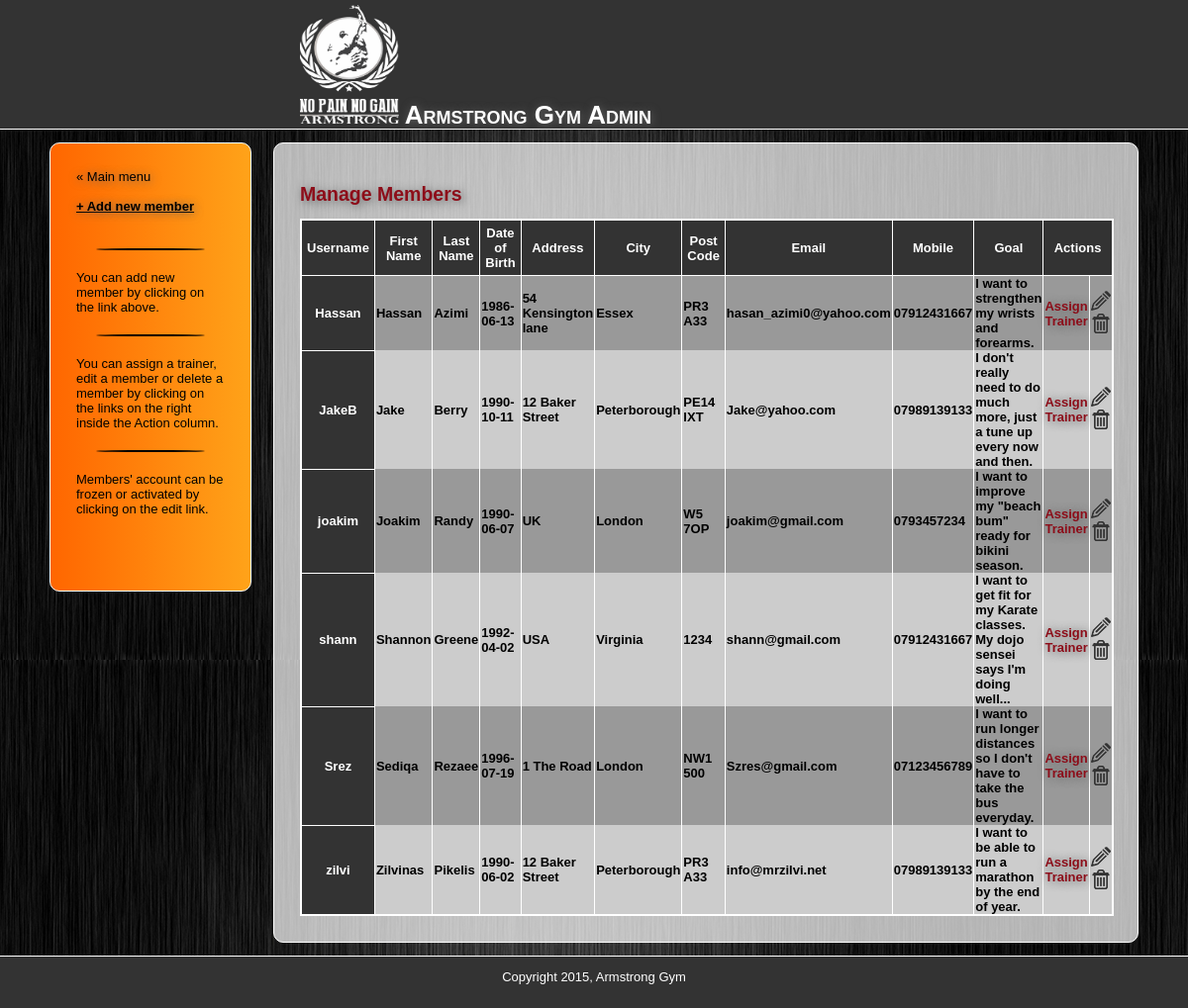
/manage_members.php (signed in), run on the app's committed database.
### tables this page shows
CREATE TABLE `users` (
  `id` int(11) NOT NULL AUTO_INCREMENT,
  `username` varchar(50) NOT NULL,
  `hashed_password` varchar(60) NOT NULL,
  `firstname` varchar(50) DEFAULT NULL,
  `lastname` varchar(50) DEFAULT NULL,
  `gender` varchar(20) DEFAULT NULL,
  `dob` varchar(20) DEFAULT NULL,
  `address` varchar(100) DEFAULT NULL,
  `city` varchar(20) DEFAULT NULL,
  `postcode` varchar(20) DEFAULT NULL,
  `email` varchar(50) DEFAULT NULL,
  `mobile` varchar(16) DEFAULT NULL,
  `goal` text,
  `picture` longblob,
  `admin` varchar(50) DEFAULT NULL,
  `freeze` tinyint(1) NOT NULL DEFAULT '1',
  PRIMARY KEY (`id`),
  UNIQUE KEY `username` (`username`) USING BTREE,
  KEY `admin` (`admin`),
  CONSTRAINT `users_ibfk_1` FOREIGN KEY (`admin`) REFERENCES `admins` (`username`) ON DELETE SET NULL ON UPDATE SET NULL
);

### includes/functions.php (called while the page is built, shortened)
<?php
function find_all_members() {
	global $connection;
	$query = "SELECT * ";
	$query .= "FROM users ";
	$query .= "ORDER BY username ASC";
	$user_set = mysqli_query($connection, $query);
	return $user_set;
}

### public/manage_members.php (the view, shortened to what this page needs)
<?php require_once("../includes/db_connection.php"); ?>
<?php require_once("../includes/functions.php"); ?>
<?php $user_set = find_all_members(); ?>
<?php $layout_context = "admin"; ?>
<?php include("../includes/layouts/header.php"); ?>
<div id="main">
    <div id="navigation">
        <a href="admin.php">&laquo; Main menu</a>
        <br /><br />
        <u><b><a  class="link" href="new_member.php">+ Add new member</a></b></u><br /><br />
        <hr />
        <p>You can add new member by clicking on the link above.</p>
        <hr />
        <p>You can assign a trainer, edit a member or delete a member by clicking on the links on the right inside the Action column.</p>
        <hr />
        <p>Members' account can be frozen or activated by clicking on the edit link.</p>
    </div>
    <div id="page">
        <h2>Manage Members</h2>
        <table>
            <tr>
                <th style="width: 100px;">Username</th>
                <th style="width: 100px;">First Name</th>
                <th style="width: 100px;">Last Name</th>
                <th style="width: 100px;">Date of Birth</th>
                <th style="width: 100px;">Address</th>
                <th style="width: 50px;">City</th>
                <th style="width: 100px;">Post Code</th>
                <th style="width: 100px;">Email</th>
                <th style="width: 100px;">Mobile</th>
                <th style="width: 500px;">Goal</th>
                <th colspan="2" style="width: 150px;">Actions</th>
            </tr>
            <?php while ($user = mysqli_fetch_assoc($user_set)) { ?>
                  <tr>
                      <th><?php echo htmlentities($user["username"]); ?></th>
                      <td><?php echo htmlentities($user["firstname"]); ?></td>
                      <td><?php echo htmlentities($user["lastname"]); ?></td>
                      <td><?php echo htmlentities($user["dob"]); ?></td>
                      <td><?php echo htmlentities($user["address"]); ?></td>
                      <td><?php echo htmlentities($user["city"]); ?></td>
                      <td><?php echo htmlentities($user["postcode"]); ?></td>
                      <td><?php echo htmlentities($user["email"]); ?></td>
                      <td><?php echo htmlentities($user["mobile"]); ?></td>
                      <td><?php if (empty($user["goal"])) { ?>
                      <center style="color: #cc0000;">No Goal Yet!</center>
                      <?php
                  } else {
                      echo htmlentities($user["goal"]);
                  }
                  ?>
                  </td>
                  <td><a class="link e_d_img" href="assign_trainer.php?id=<?php echo urlencode($user["id"]); ?>">Assign Trainer</a></td>
                  <td><a class="link e_d_img" title="Edit" href="edit_member.php?id=<?php echo urlencode($user["id"]); ?>">
                          <img src="images/edit-icon.png" alt="Edit">
                      </a>
                      <a class="link e_d_img" title="Delete" href="delete_member.php?id=<?php echo urlencode($user["id"]); ?>" onclick="return confirm('Are you sure you want to delete <?php echo htmlentities($user["username"]); ?>?');">
                          <img src="images/delete-icon.png" alt="Delete">
                      </a>
                  </td>
                  </tr>
              <?php } ?>
        </table>
    </div>
</div>
<?php include("../includes/layouts/footer.php"); ?>

### includes/layouts/header.php (shortened to what this page needs)
<!DOCTYPE html>
<html lang="en">
    <head>
        <link rel="stylesheet" type="text/css" href="../public/stylesheets/animate.css">
        <link rel="stylesheet" type="text/css" href="../public/stylesheets/public.css">
    </head>
    <body>
        <div id="header">
            <h1>
                <a href="index.php">
                    <img src="../public/images/final-white-logo.png" width="100" height="120" alt="Logo"/>
                    <b>Armstrong Gym</b>
                    <?php
                      if ($layout_context == "admin") {
                          echo "Admin";
                      }
                    ?>
                </a>
            </h1>
        </div>

### includes/layouts/footer.php (shortened to what this page needs)
<div id="footer">Copyright <?php echo date("Y"); ?>, Armstrong Gym</div>
</body>
</html>

### public/stylesheets/public.css (style rules this page uses)
* { margin: 0; padding: 0; }
body { font-family: "Century Gothic", Tahoma, Helvetica, Arial, sans-serif; background-image: url(../images/gym.jpg); width: 100%; height: 100%; font-size: 13px; line-height: 15px; margin: 0 auto; min-width: 900px; }
img { border: none; }
a { color: #8D0D19; text-shadow: 1px 1px 10px #666; }
#header { border-bottom: 1px solid white; font-family: "Century Gothic", Tahoma, Helvetica, Arial, sans-serif; background-color: #333333; text-align: left; color: #FFFFFF; padding: 5px; }
#header h1 { font-family: "Century Gothic", Tahoma, Helvetica, Arial, sans-serif; margin-left: 25%; font-variant: small-caps; }
#header a { text-decoration: none; color: white; }
#main { min-height: 500px; width: 1100px; margin: auto; }
#footer { font-family: "Century Gothic", Tahoma, Helvetica, Arial, sans-serif; background: #333333; text-align: center; height: 2em; padding: 1em; border-top: 1px solid white; color: white; clear: both; }
#navigation { min-height: 400px; float: left; margin: 1em 0; padding: 2em; width: 150px; font-family: "Century Gothic", Tahoma, Helvetica, Arial, sans-serif; color: #000000; border: 1px solid white; -webkit-border-radius: 10px; -moz-border-radius: 10px; -o-border-radius: 10px; border-radius: 10px; background: -webkit-linear-gradient(270deg, #FFA319, #FF6600); background: -moz-linear-gradient(270deg, #FFA319, #FF6600); background: -o-linear-gradient(270deg, #FFA319, #FF6600); background: -ms-linear-gradient(270deg, #FFA319, #FF6600); background: linear-gradient(270deg, #FFA319, #FF6600); }
#navigation a { font-family: Helvetica, Arial, sans-serif; color: black; text-decoration: none; }
#page { margin: 1em 0; float: right; min-height: 400px; width: 820px; background-color: rgba(255,255,255, 0.7); padding: 2em; border: 1px solid white; -webkit-border-radius: 10px; -moz-border-radius: 10px; -o-border-radius: 10px; border-radius: 10px; }
#page h2 { color: #8D0D19; line-height: 50px; text-shadow: 2px 2px 10px #666; }
.link { text-decoration: none; }
td { padding: 0 1px; font-weight: bold; }
th { background-color: #333333; color: #FFFFFF; padding: 5px; border: 1px solid white; }
table { border: 2px solid white; border-collapse: collapse; }
hr { margin: 20px; border: 1px black solid; -webkit-border-radius: 50%; -moz-border-radius: 50%; -o-border-radius: 50%; -ms-border-radius: 50%; border-radius: 50%; }

### public/manage_members.php (style rules this page uses)
tr:nth-child(odd) { background-color: #cccccc; }
tr:nth-child(even) { background-color: #999999; }
td { border-right: 1px solid white; }

### data on the page
users: username "Hassan", firstname "Hassan", lastname "Azimi", dob "1986-06-13", address "54 Kensington lane", city "Essex", postcode "PR3 A33", email "hasan_azimi0@yahoo.com", mobile "07912431667", goal "I want to strengthen my wrists and forearms."
users: username "JakeB", firstname "Jake", lastname "Berry", dob "1990-10-11", address "12 Baker Street", city "Peterborough", postcode "PE14 IXT", email "Jake@yahoo.com", mobile "07989139133", goal "I don't really need to do much more, just a tune up every now and then."
users: username "joakim", firstname "Joakim", lastname "Randy", dob "1990-06-07", address "UK", city "London", postcode "W5 7OP", email "joakim@gmail.com", mobile "0793457234", goal "I want to improve my \"beach bum\" ready for bikini season."
users: username "shann", firstname "Shannon", lastname "Greene", dob "1992-04-02", address "USA", city "Virginia", postcode "1234", email "shann@gmail.com", mobile "07912431667", goal "I want to get fit for my Karate classes. My dojo sensei says I'm doing well..."
users: username "Srez", firstname "Sediqa", lastname "Rezaee", dob "1996-07-19", address "1 The Road", city "London", postcode "NW1 500", email "Szres@gmail.com", mobile "07123456789", goal "I want to run longer distances so I don't have to take the bus everyday."
users: username "zilvi", firstname "Zilvinas", lastname "Pikelis", dob "1990-06-02", address "12 Baker Street", city "Peterborough", postcode "PR3 A33", email "info@mrzilvi.net", mobile "07989139133", goal "I want to be able to run a marathon by the end of year."
